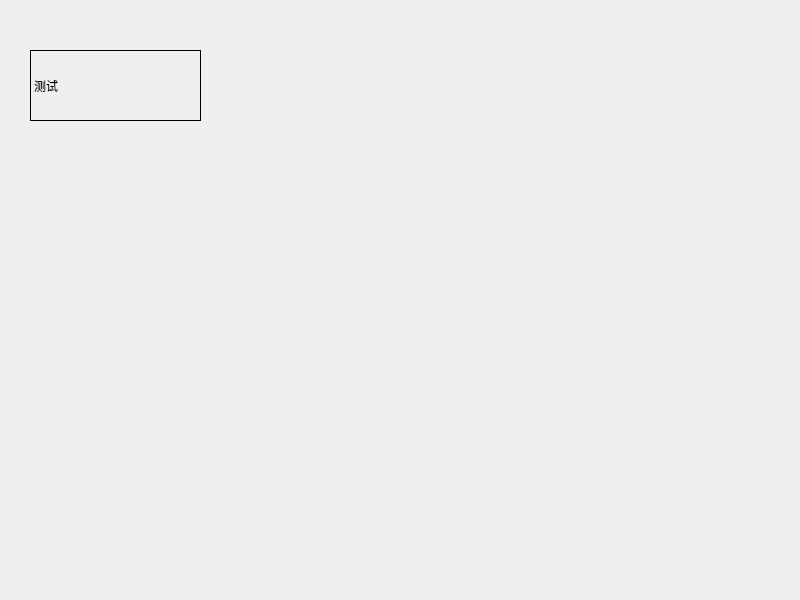
<?xml version="1.0" encoding="UTF-8"?>
<ui version="4.0">
 <class>Widget</class>
 <widget class="QWidget" name="Widget">
  <property name="geometry">
   <rect>
    <x>0</x>
    <y>0</y>
    <width>800</width>
    <height>600</height>
   </rect>
  </property>
  <property name="windowTitle">
   <string>Widget</string>
  </property>
  <widget class="mylabel" name="label">
   <property name="geometry">
    <rect>
     <x>30</x>
     <y>50</y>
     <width>171</width>
     <height>71</height>
    </rect>
   </property>
   <property name="frameShape">
    <enum>QFrame::Panel</enum>
   </property>
   <property name="text">
    <string>测试</string>
   </property>
  </widget>
 </widget>
 <customwidgets>
  <customwidget>
   <class>mylabel</class>
   <extends>QLabel</extends>
   <header>mylabel.h</header>
  </customwidget>
 </customwidgets>
 <resources/>
 <connections/>
</ui>
